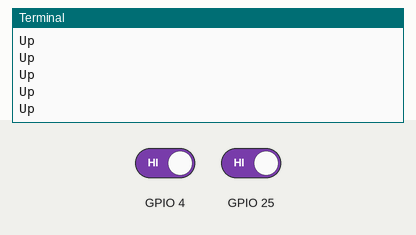
Simulated run of this program. Board: Raspberry Pi (BCM pin numbers). Shown: the last lines printed to the terminal. Inputs (shaded band) come from the test bench; at power-on: GPIO 4 HIGH, GPIO 25 HIGH.

Above: at 1.2 s.
1.3 s: GPIO 4 driven LOW
At 1.8 s:
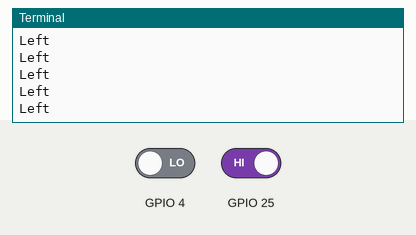
2.8 s: GPIO 25 driven LOW
At 3.5 s:
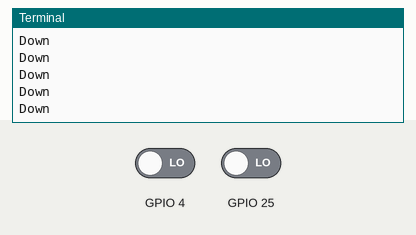
4.3 s: GPIO 4 driven HIGH
At 4.9 s:
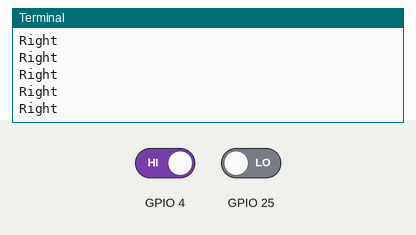

Measured:
- after the input at 1.3 s, the terminal: prints a new line at once (image 1)
- after the input at 2.8 s, the terminal: prints a new line at once (image 2)
- after the input at 4.3 s, the terminal: prints a new line at once (image 3)

The program:

Tilt_Code.py
```python
###Based on Arduino code ###

'''int tilt_s1 = 2;
int tilt_s2 = 3;

void setup(){
 pinMode(tilt_s1, INPUT);
 pinMode(tilt_s2, INPUT);
 Serial.begin(9600);
}

void loop(){
  int position = getTiltPosition();
  Serial.println(position);
  delay(200); //only here to slow down the serial output
}

int getTiltPosition(){
   int s1 = digitalRead(tilt_s1);
   int s2 = digitalRead(tilt_s2);
   return (s1 << 1) | s2; //bitwise math to combine the values'''


import RPi.GPIO as GPIO
GPIO.setmode(GPIO.BCM)

GPIO.setup(25, GPIO.IN) ###Button 1
GPIO.setup(4, GPIO.IN) ###Button 2
GPIO.setwarnings(False)##switch off other ports

while True:
    if GPIO.input(25) == 0 and GPIO.input(4) == 0:
        print ("Down")
    if GPIO.input(25) == 1 and GPIO.input(4) == 1:
        print("Up")
    if GPIO.input(25) == 1 and GPIO.input(4) == 0:
        print("Left")
    if GPIO.input(25) == 0 and GPIO.input(4) == 1:
        print("Right")
```
